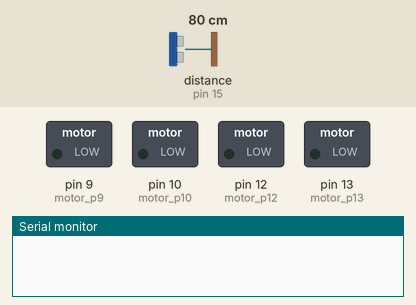
Bench run of a sketch on a simulated Arduino Uno, built with avr-gcc and run on an emulated ATmega328P. Parts: switched loads named in the sketch (green lamp = pin HIGH), the last lines printed to the serial monitor. The test bench sets the inputs (shaded band); at power-on: distance to the obstacle (sensor on pin 15) 80 cm. The echo pulse lasts 58.3 µs per cm; pins used as bus, display or sensor lines are not drawn.

Above: at 0.1 s.
At 6.3 s:
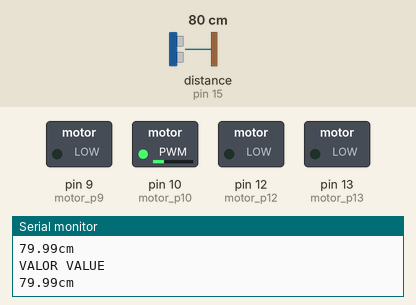
6.4 s: distance to the obstacle (sensor on pin 15) set to 55 cm
8.2 s: distance to the obstacle (sensor on pin 15) set to 48 cm
At 10.0 s:
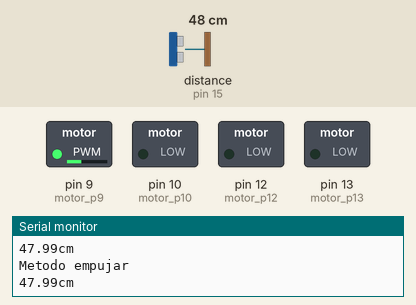
Timing chart, 0 to 11.5 s (numbered marks = the images above; inputs shaded):
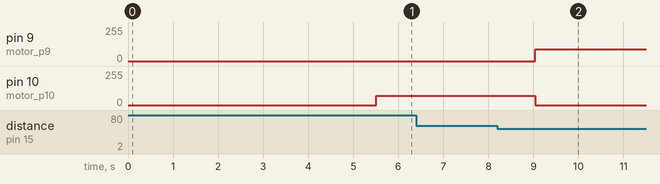

Measured:
- the behaviour switches between 51 and 50 cm on distance to the obstacle (sensor on pin 15) (found by bisection; images 1 and 2)
- after the input at 8.2 s, pin 9 (motor_p9): 0/255 → 90/255 after 0.84 s; pin 10 (motor_p10): 70/255 → 0/255 after 0.84 s

The sketch:

_16NovPrueba1.ino
```cpp
/* Prueba de vuelo 37, perdí la cuenta de los dias, configuración calibración
* Muñiz Patiño Andrea Fernanda
* 16/Noviembre/2018
*/
//------------PINES-------------
//La salida del trigger es la misma para los dos sonares.
#define TRIGGER 19
//Sonar localizado en el frente
#define ECHO 15
//Arriba
#define motor_p12 12
#define motor_p13 13
//Abajo en la placa
#define motor_p9 9
#define motor_p10 10
//Consultar EAGLE para dudas y aclaraciones

//-------Variables-------------
//Variable para calcular la distancia del robot enemigo
const float sonido = 34300.0;
int value = 70;
int valueGiro = 50;
int valueAsesinar = 90;
boolean espera = true;
/*
 * La comunicación serial es unicamente para las pruebas.
 */
void setup() {
  Serial.begin(9600);
  pinMode(motor_p12, OUTPUT);
  pinMode(motor_p13, OUTPUT);
  pinMode(motor_p9, OUTPUT);
  pinMode(motor_p10, OUTPUT);

  pinMode(TRIGGER, OUTPUT);
  pinMode(ECHO, INPUT);
}

void loop() {
  iniciarTrigger();
  if(espera){
    delay(5000);
    Serial.println("Pasa algo");
    espera = false; //Para quitar la espera del inicio
  }else{
    //Si tenemos pegado el robot empujar lo mas que se pueda
    //Implica cambio de velocidad

    float distanciaFin = calcularDistancia();
    if((distanciaFin > 30.00)&&(distanciaFin < 50.00)){
      Serial.println("Metodo empujar");
        empujar();
    }else{
      Serial.println("VALOR VALUE");
      //avanzaremos
      analogWrite(motor_p12, 0);
      analogWrite(motor_p13, value);
      analogWrite(motor_p9, 0);
      analogWrite(motor_p10, value);
    }
  }

}

//---------------METODOS AUXILIARES---------------------------

/*Devuelve un float que es el valor de la distancia de un objeto con respecto al robot
 * ----------------------------------------------------------------------------------
 */

 void empujar(){
    analogWrite(motor_p12, valueAsesinar);
    analogWrite(motor_p13, 0);
    analogWrite(motor_p9, valueAsesinar);
    analogWrite(motor_p10, 0);
 }
float calcularDistancia(){
  // La función pulseIn obtiene el tiempo que tarda en cambiar entre estados, en este caso a HIGH
  unsigned long tiempo = pulseIn(ECHO, HIGH);
  // Obtenemos la distancia en cm, hay que convertir el tiempo en segudos ya que está en microsegundos
  // por eso se multiplica por 0.000001
  float distancia = tiempo * 0.000001 * sonido / 2.0;
  Serial.print(distancia);
  Serial.print("cm");
  Serial.println();
  delay(500);
  return distancia;
}
/*Metodo que inicia la secuencia del sonar
 * --------------------------------------------------
*/
void iniciarTrigger()
{
  // Ponemos el Triiger en estado bajo y esperamos 2 ms
  digitalWrite(TRIGGER, 0);
  delayMicroseconds(2);

  // Ponemos el pin Trigger a estado alto y esperamos 10 ms
  digitalWrite(TRIGGER, 1);
  delayMicroseconds(10);

  // Comenzamos poniendo el pin Trigger en estado bajo
  digitalWrite(TRIGGER, 0);
}
```
